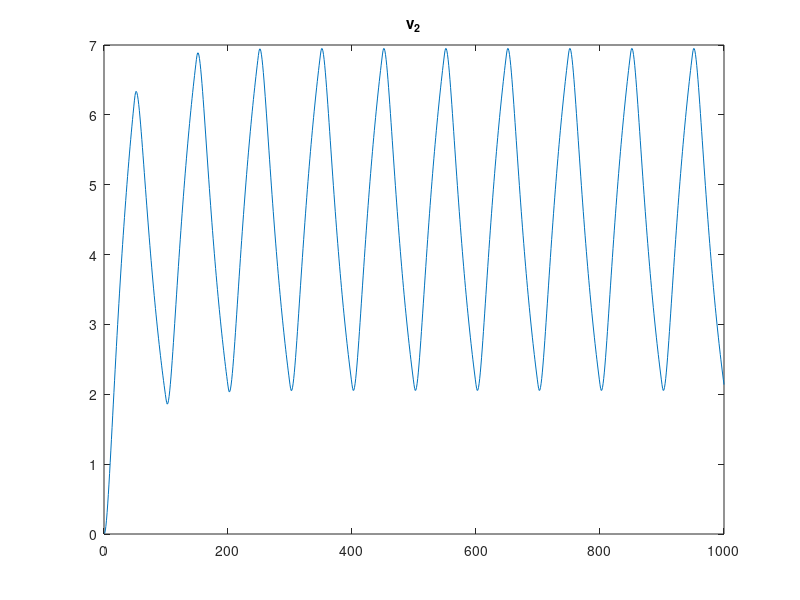
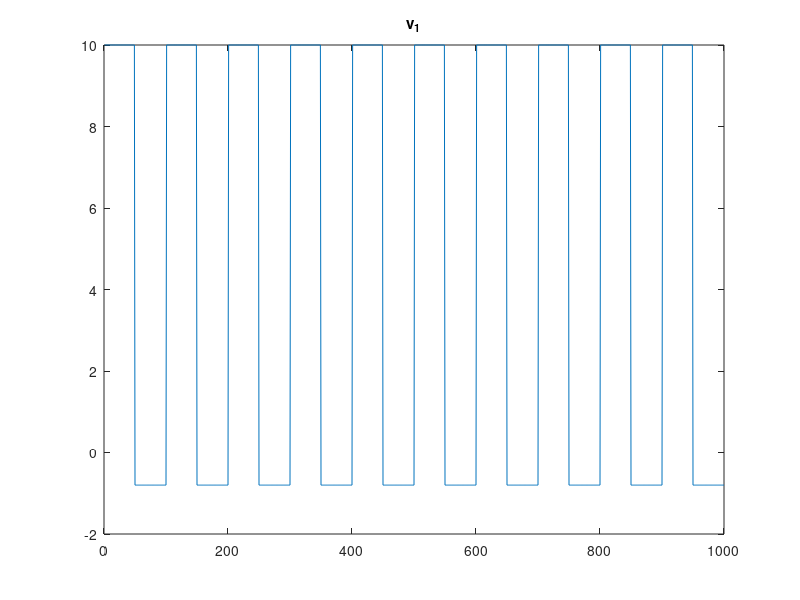
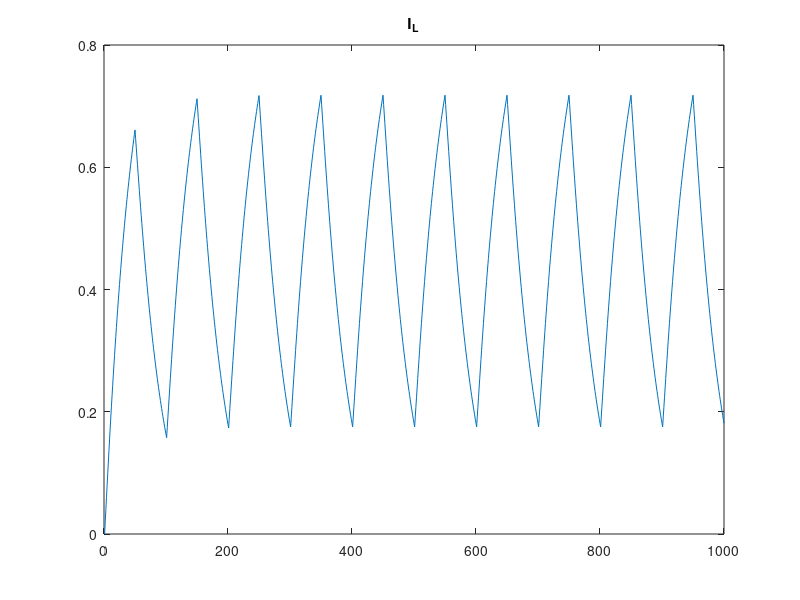
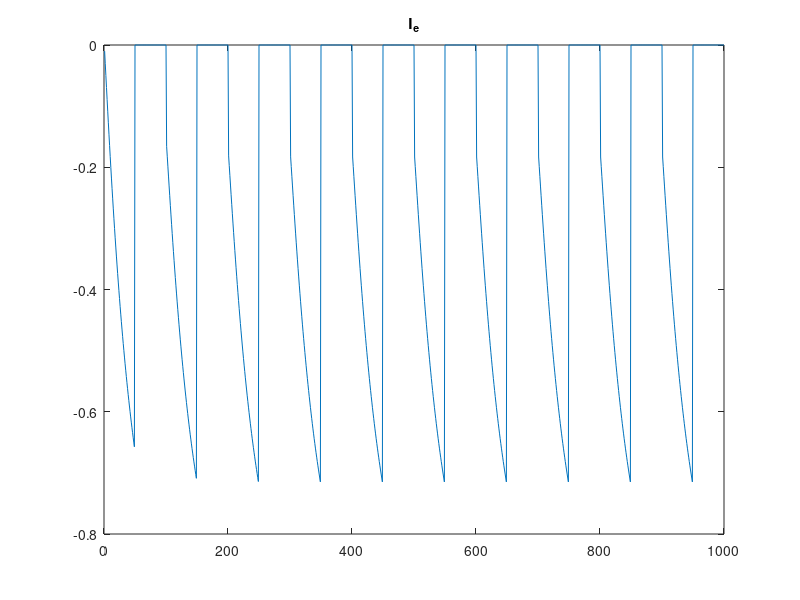

Write MATLAB code to recreate these figures, in order.
%converting L and C components to parrallel resistor  and currnet source
close all

T = 1/10000; %sampling time
tsw = 1/100; % switching frequency
D = .5; % duty ratio

L = 50*1e-3;
C = 50*1e-6;
R = 10;

A = [   T/(2*L)      ,  -T/(2*L)                  ,   1   ;...
        -T/(2*L)     ,  ((T/2*L)+ (2*C)/T +1/R)   ,   0   ;...
        1            ,  0                         ,   0    ];

A_b = inv(A); 

%switch open at t=0
v_1 = 0;
v_2 = 0;
I_E = 0;

I_L = 0;
I_C = 0;
E_val = 10;


N = 10;              %switchings
sampling = tsw/T;    %sampling per switching period
on_time = sampling*D;        %switch close time

v1_vect = [];
v2_vect = [];
IL_vect = [];
Ie_vect = [];

for i = (1:N)
    for j = (1:sampling)
        
        if(j<on_time) % switching
            E = E_val;
        else
            E = -0.8;%because of ideal diode
        end
        
        I_L = I_L  + (v_1-v_2)*T/L;
        I_C = -I_C + 4*v_2*C/T;
        
        temp = A \ [-I_L  ;  I_L + I_C  ; E];
        v_1 = temp(1);
        v_2 = temp(2);
        I_e = temp(3);
        v1_vect = [v1_vect v_1];
        v2_vect = [v2_vect v_2];         
        IL_vect = [IL_vect I_L];
        if(j>=on_time) % because of the diode
            I_e=0;
        end
        Ie_vect = [Ie_vect I_e];
    end
end

figure
plot(v2_vect)
title('v_2')

figure 
plot(v1_vect)
title('v_1')

figure 
plot(IL_vect)
title('I_L')

figure 
plot(Ie_vect)
title('I_e')

